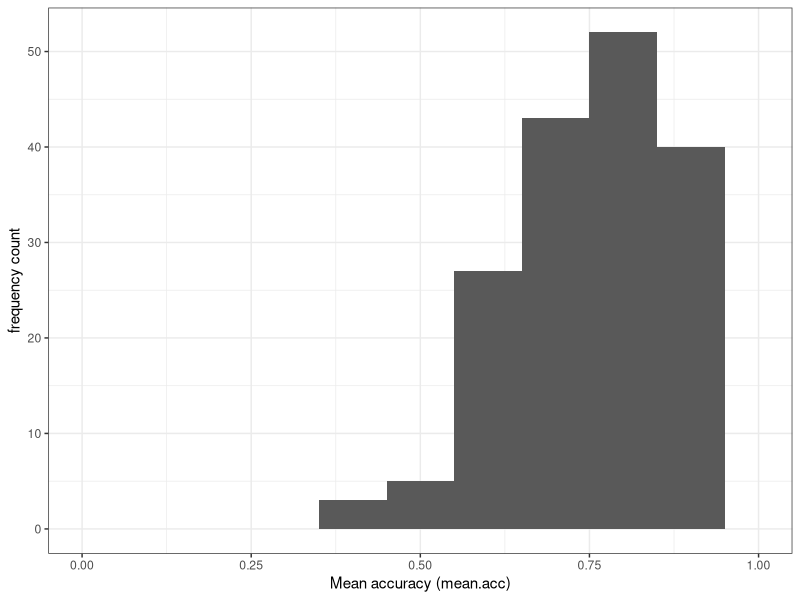
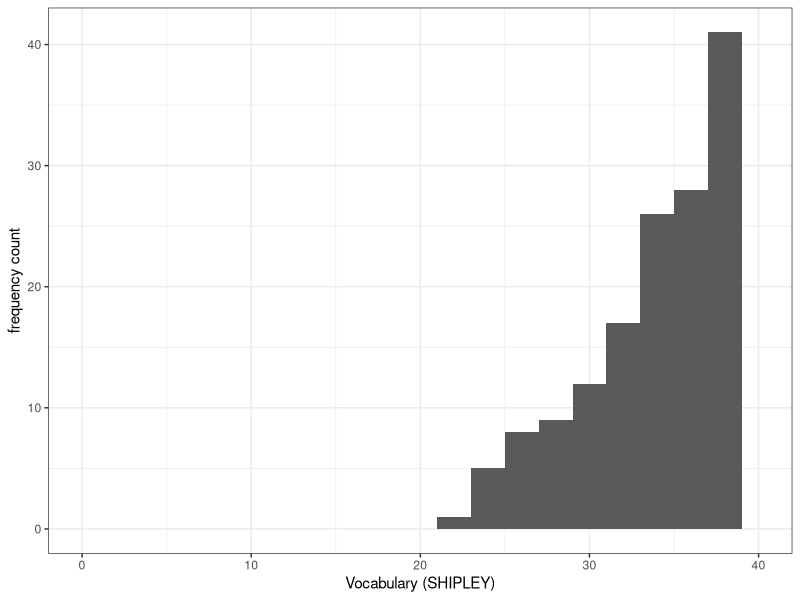
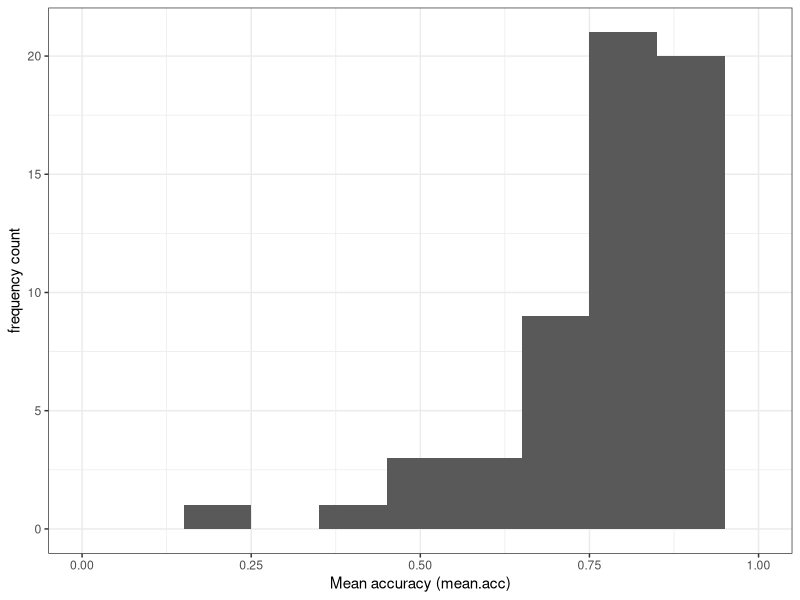
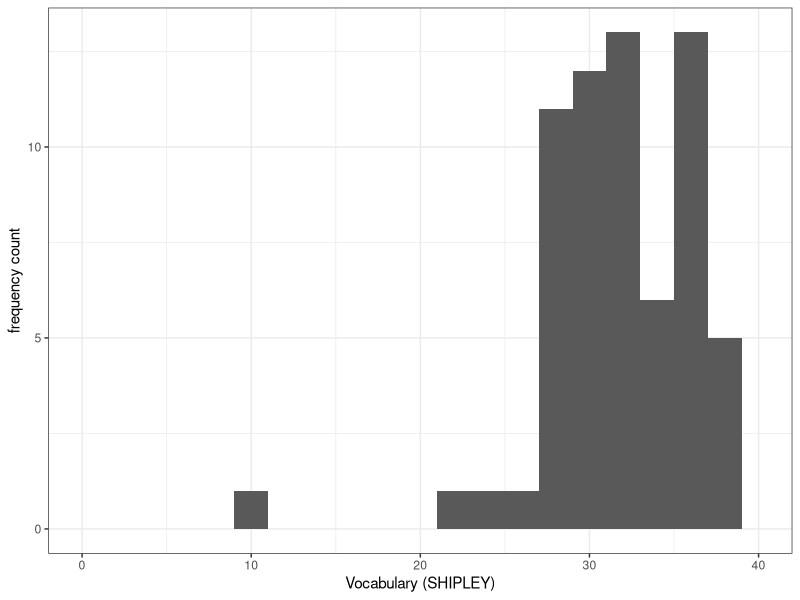

The R source for these figures, in order: (Note: this script raises an error after producing the figures.)
## ---- chunk 1
#| warning: false
#| echo: false
library(kableExtra)
library(tidyverse)
## ---- chunk 2
#| warning: false
#| echo: false
study.one.gen <- read_csv("study-one-general-participants.csv")  
study.two.gen <- read_csv("study-two-general-participants.csv")
study.122 <- read_csv("2023-24_PSYC122-participants.csv")  
## ---- chunk 3
#| label: headcheck-wide
#| echo: false
# head(behaviour.rt)
study.two.gen %>%
  filter(participant_ID == c('studytwo.1', 'studytwo.10', 'studytwo.100', 'studytwo.101')) %>%
  as.data.frame() %>%
  kable() %>%
  kable_styling()
## ---- chunk 4
ggplot(data = study.two.gen, aes(x = mean.acc)) +
  geom_histogram(binwidth = .1) +
  theme_bw() +
  labs(x = "Mean accuracy (mean.acc)", y = "frequency count") +
  xlim(0, 1)

ggplot(data = study.two.gen, aes(x = SHIPLEY)) +
  geom_histogram(binwidth = 2) +
  theme_bw() +
  labs(x = "Vocabulary (SHIPLEY)", y = "frequency count") +
  xlim(0, 40)

ggplot(data = study.122, aes(x = mean.acc)) +
  geom_histogram(binwidth = .1) +
  theme_bw() +
  labs(x = "Mean accuracy (mean.acc)", y = "frequency count") +
  xlim(0, 1)

ggplot(data = study.122, aes(x = SHIPLEY)) +
  geom_histogram(binwidth = 2) +
  theme_bw() +
  labs(x = "Vocabulary (SHIPLEY)", y = "frequency count") +
  xlim(0, 40)
## ---- chunk 5
model <- lm(mean.acc ~ HLVA + SHIPLEY + FACTOR3, data = study.two.gen)
summary(model)
## ---- chunk 6
model <- lm(mean.acc ~ HLVA + SHIPLEY + FACTOR3, data = study.122)
summary(model)
## ---- chunk 7
model.two <- lm(mean.acc ~ HLVA + SHIPLEY + FACTOR3, data = study.two.gen)
summary(model.two)
model.122 <- lm(mean.acc ~ HLVA + SHIPLEY + FACTOR3, data = study.122)
summary(model.122)
## ---- chunk 8
dat.two <- ggpredict(model.two, "HLVA")
plot.two <- plot(dat.two) + labs(title = "Study Two")
dat.122 <- ggpredict(model.122, "HLVA")
plot.122 <- plot(dat.122) + labs(title = "Study PSYC122")
## ---- chunk 9
plot.two + plot.122
## ---- chunk 10
dat.two <- ggpredict(model.two, "HLVA")
plot.two <- plot(dat.two, colors = "bw", add.data = TRUE) + labs(title = "Study Two")
dat.122 <- ggpredict(model.122, "HLVA")
plot.122 <- plot(dat.122, colors = "bw", add.data = TRUE) + labs(title = "Study PSYC122")
## ---- chunk 11
plot.two + plot.122
